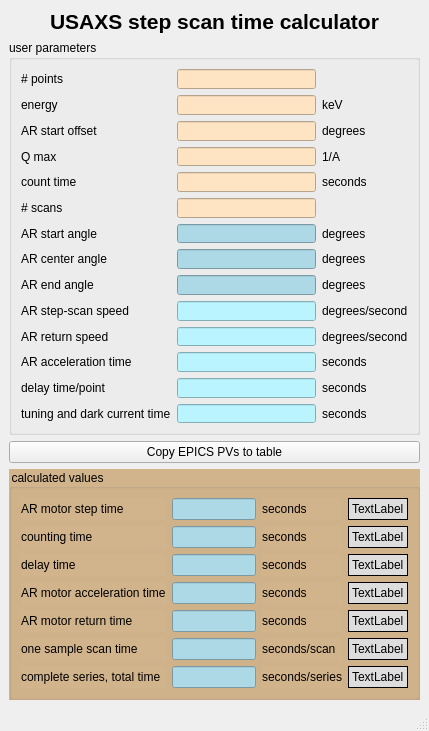
<?xml version="1.0" encoding="UTF-8"?>
<ui version="4.0">
 <class>mainWindow</class>
 <widget class="QMainWindow" name="mainWindow">
  <property name="geometry">
   <rect>
    <x>0</x>
    <y>0</y>
    <width>429</width>
    <height>731</height>
   </rect>
  </property>
  <property name="sizePolicy">
   <sizepolicy hsizetype="Fixed" vsizetype="Fixed">
    <horstretch>0</horstretch>
    <verstretch>0</verstretch>
   </sizepolicy>
  </property>
  <property name="minimumSize">
   <size>
    <width>429</width>
    <height>731</height>
   </size>
  </property>
  <property name="maximumSize">
   <size>
    <width>429</width>
    <height>731</height>
   </size>
  </property>
  <property name="windowTitle">
   <string>MainWindow</string>
  </property>
  <widget class="QWidget" name="centralwidget">
   <layout class="QGridLayout" name="gridLayout">
    <item row="0" column="0">
     <layout class="QVBoxLayout" name="verticalLayout">
      <item>
       <widget class="QLabel" name="title">
        <property name="font">
         <font>
          <pointsize>16</pointsize>
          <weight>75</weight>
          <bold>true</bold>
         </font>
        </property>
        <property name="autoFillBackground">
         <bool>true</bool>
        </property>
        <property name="text">
         <string>USAXS step scan time calculator</string>
        </property>
        <property name="scaledContents">
         <bool>true</bool>
        </property>
        <property name="alignment">
         <set>Qt::AlignCenter</set>
        </property>
       </widget>
      </item>
      <item>
       <widget class="QGroupBox" name="groupBox_1">
        <property name="title">
         <string>user parameters</string>
        </property>
        <layout class="QGridLayout" name="gridLayout_1">
         <item row="7" column="0">
          <widget class="QLabel" name="label_8">
           <property name="text">
            <string>AR center angle</string>
           </property>
          </widget>
         </item>
         <item row="1" column="3">
          <widget class="QLabel" name="energy_units">
           <property name="text">
            <string>keV</string>
           </property>
          </widget>
         </item>
         <item row="1" column="2">
          <widget class="QLineEdit" name="energy">
           <property name="styleSheet">
            <string notr="true">background-color: bisque;</string>
           </property>
          </widget>
         </item>
         <item row="8" column="0">
          <widget class="QLabel" name="label_9">
           <property name="text">
            <string>AR end angle</string>
           </property>
          </widget>
         </item>
         <item row="3" column="2">
          <widget class="QLineEdit" name="qmax">
           <property name="styleSheet">
            <string notr="true">background-color: bisque;</string>
           </property>
          </widget>
         </item>
         <item row="0" column="0">
          <widget class="QLabel" name="label">
           <property name="text">
            <string># points</string>
           </property>
          </widget>
         </item>
         <item row="1" column="0">
          <widget class="QLabel" name="label_2">
           <property name="text">
            <string>energy</string>
           </property>
          </widget>
         </item>
         <item row="2" column="0">
          <widget class="QLabel" name="label_3">
           <property name="text">
            <string>AR start offset</string>
           </property>
          </widget>
         </item>
         <item row="3" column="0">
          <widget class="QLabel" name="label_4">
           <property name="text">
            <string>Q max</string>
           </property>
          </widget>
         </item>
         <item row="4" column="0">
          <widget class="QLabel" name="label_5">
           <property name="text">
            <string>count time</string>
           </property>
          </widget>
         </item>
         <item row="5" column="0">
          <widget class="QLabel" name="label_6">
           <property name="text">
            <string># scans</string>
           </property>
          </widget>
         </item>
         <item row="6" column="0">
          <widget class="QLabel" name="label_7">
           <property name="text">
            <string>AR start angle</string>
           </property>
          </widget>
         </item>
         <item row="0" column="2">
          <widget class="QLineEdit" name="num_points">
           <property name="styleSheet">
            <string notr="true">background-color: bisque;</string>
           </property>
          </widget>
         </item>
         <item row="4" column="2">
          <widget class="QLineEdit" name="count_time">
           <property name="styleSheet">
            <string notr="true">background-color: bisque;</string>
           </property>
          </widget>
         </item>
         <item row="2" column="2">
          <widget class="QLineEdit" name="ar_start_offset">
           <property name="styleSheet">
            <string notr="true">background-color: bisque;</string>
           </property>
          </widget>
         </item>
         <item row="10" column="0">
          <widget class="QLabel" name="label_18">
           <property name="text">
            <string>AR return speed</string>
           </property>
          </widget>
         </item>
         <item row="5" column="2">
          <widget class="QLineEdit" name="num_scans">
           <property name="styleSheet">
            <string notr="true">background-color: bisque;</string>
           </property>
          </widget>
         </item>
         <item row="6" column="2">
          <widget class="QLineEdit" name="ar_start">
           <property name="styleSheet">
            <string notr="true">background-color: lightblue;</string>
           </property>
          </widget>
         </item>
         <item row="7" column="2">
          <widget class="QLineEdit" name="ar_center">
           <property name="styleSheet">
            <string notr="true">background-color: lightblue;</string>
           </property>
          </widget>
         </item>
         <item row="8" column="2">
          <widget class="QLineEdit" name="ar_end">
           <property name="styleSheet">
            <string notr="true">background-color: lightblue;</string>
           </property>
          </widget>
         </item>
         <item row="2" column="3">
          <widget class="QLabel" name="ar_start_offset_units">
           <property name="text">
            <string>degrees</string>
           </property>
          </widget>
         </item>
         <item row="6" column="3">
          <widget class="QLabel" name="ar_start_units">
           <property name="text">
            <string>degrees</string>
           </property>
          </widget>
         </item>
         <item row="7" column="3">
          <widget class="QLabel" name="ar_center_units">
           <property name="text">
            <string>degrees</string>
           </property>
          </widget>
         </item>
         <item row="8" column="3">
          <widget class="QLabel" name="ar_end_units">
           <property name="text">
            <string>degrees</string>
           </property>
          </widget>
         </item>
         <item row="3" column="3">
          <widget class="QLabel" name="qmax_units">
           <property name="text">
            <string>1/A</string>
           </property>
          </widget>
         </item>
         <item row="4" column="3">
          <widget class="QLabel" name="count_time_units">
           <property name="text">
            <string>seconds</string>
           </property>
          </widget>
         </item>
         <item row="12" column="0">
          <widget class="QLabel" name="label_20">
           <property name="text">
            <string>delay time/point</string>
           </property>
          </widget>
         </item>
         <item row="11" column="0">
          <widget class="QLabel" name="label_19">
           <property name="text">
            <string>AR acceleration time</string>
           </property>
          </widget>
         </item>
         <item row="9" column="0">
          <widget class="QLabel" name="label_17">
           <property name="text">
            <string>AR step-scan speed</string>
           </property>
          </widget>
         </item>
         <item row="13" column="0">
          <widget class="QLabel" name="label_21">
           <property name="text">
            <string>tuning and dark current time</string>
           </property>
          </widget>
         </item>
         <item row="9" column="3">
          <widget class="QLabel" name="ar_step_speed_units">
           <property name="text">
            <string>degrees/second</string>
           </property>
          </widget>
         </item>
         <item row="10" column="3">
          <widget class="QLabel" name="ar_return_speed_units">
           <property name="text">
            <string>degrees/second</string>
           </property>
          </widget>
         </item>
         <item row="11" column="3">
          <widget class="QLabel" name="ar_accel_time_units">
           <property name="text">
            <string>seconds</string>
           </property>
          </widget>
         </item>
         <item row="12" column="3">
          <widget class="QLabel" name="delay_time_2">
           <property name="text">
            <string>seconds</string>
           </property>
          </widget>
         </item>
         <item row="13" column="3">
          <widget class="QLabel" name="tuning_time_units">
           <property name="text">
            <string>seconds</string>
           </property>
          </widget>
         </item>
         <item row="9" column="2">
          <widget class="QLineEdit" name="ar_step_speed">
           <property name="styleSheet">
            <string notr="true">background-color: rgb(185, 244, 255);</string>
           </property>
          </widget>
         </item>
         <item row="10" column="2">
          <widget class="QLineEdit" name="ar_return_speed">
           <property name="styleSheet">
            <string notr="true">background-color: rgb(185, 244, 255);</string>
           </property>
          </widget>
         </item>
         <item row="11" column="2">
          <widget class="QLineEdit" name="ar_accel_time">
           <property name="styleSheet">
            <string notr="true">background-color: rgb(185, 244, 255);</string>
           </property>
          </widget>
         </item>
         <item row="12" column="2">
          <widget class="QLineEdit" name="delay_time">
           <property name="styleSheet">
            <string notr="true">background-color: rgb(185, 244, 255);</string>
           </property>
          </widget>
         </item>
         <item row="13" column="2">
          <widget class="QLineEdit" name="tuning_time">
           <property name="styleSheet">
            <string notr="true">background-color: rgb(185, 244, 255);</string>
           </property>
          </widget>
         </item>
        </layout>
       </widget>
      </item>
     </layout>
    </item>
    <item row="1" column="0">
     <widget class="QPushButton" name="pushButton">
      <property name="text">
       <string>Copy EPICS PVs to table</string>
      </property>
     </widget>
    </item>
    <item row="2" column="0">
     <widget class="QGroupBox" name="groupBox_2">
      <property name="styleSheet">
       <string notr="true">background-color: tan</string>
      </property>
      <property name="title">
       <string>calculated values</string>
      </property>
      <layout class="QGridLayout" name="gridLayout_2">
       <item row="2" column="0">
        <widget class="QLabel" name="label_31">
         <property name="text">
          <string>delay time</string>
         </property>
        </widget>
       </item>
       <item row="0" column="0">
        <widget class="QLabel" name="label_27">
         <property name="text">
          <string>AR motor step time</string>
         </property>
        </widget>
       </item>
       <item row="0" column="3">
        <widget class="QLabel" name="c_ar_step_time_percent">
         <property name="styleSheet">
          <string notr="true">background-color: #ddd;</string>
         </property>
         <property name="frameShape">
          <enum>QFrame::Box</enum>
         </property>
         <property name="text">
          <string>TextLabel</string>
         </property>
        </widget>
       </item>
       <item row="0" column="2">
        <widget class="QLabel" name="c_ar_step_time_units">
         <property name="text">
          <string>seconds</string>
         </property>
        </widget>
       </item>
       <item row="0" column="1">
        <widget class="QLineEdit" name="c_ar_step_time">
         <property name="styleSheet">
          <string notr="true">background-color: lightblue;</string>
         </property>
        </widget>
       </item>
       <item row="5" column="0">
        <widget class="QLabel" name="label_34">
         <property name="text">
          <string>one sample scan time</string>
         </property>
        </widget>
       </item>
       <item row="4" column="0">
        <widget class="QLabel" name="label_33">
         <property name="text">
          <string>AR motor return time</string>
         </property>
        </widget>
       </item>
       <item row="3" column="0">
        <widget class="QLabel" name="label_32">
         <property name="text">
          <string>AR motor acceleration time</string>
         </property>
        </widget>
       </item>
       <item row="1" column="0">
        <widget class="QLabel" name="label_30">
         <property name="text">
          <string>counting time</string>
         </property>
        </widget>
       </item>
       <item row="6" column="0">
        <widget class="QLabel" name="label_35">
         <property name="text">
          <string>complete series, total time</string>
         </property>
        </widget>
       </item>
       <item row="1" column="2">
        <widget class="QLabel" name="c_count_time_units">
         <property name="text">
          <string>seconds</string>
         </property>
        </widget>
       </item>
       <item row="2" column="2">
        <widget class="QLabel" name="c_delay_time_units">
         <property name="text">
          <string>seconds</string>
         </property>
        </widget>
       </item>
       <item row="3" column="2">
        <widget class="QLabel" name="c_ar_accel_time_units">
         <property name="text">
          <string>seconds</string>
         </property>
        </widget>
       </item>
       <item row="4" column="2">
        <widget class="QLabel" name="c_ar_return_time_units">
         <property name="text">
          <string>seconds</string>
         </property>
        </widget>
       </item>
       <item row="5" column="2">
        <widget class="QLabel" name="c_scan_time_units">
         <property name="text">
          <string>seconds/scan</string>
         </property>
        </widget>
       </item>
       <item row="6" column="2">
        <widget class="QLabel" name="c_series_time_units">
         <property name="text">
          <string>seconds/series</string>
         </property>
        </widget>
       </item>
       <item row="1" column="3">
        <widget class="QLabel" name="c_count_time_percent">
         <property name="styleSheet">
          <string notr="true">background-color: #ddd;</string>
         </property>
         <property name="frameShape">
          <enum>QFrame::Box</enum>
         </property>
         <property name="text">
          <string>TextLabel</string>
         </property>
        </widget>
       </item>
       <item row="2" column="3">
        <widget class="QLabel" name="c_delay_time_percent">
         <property name="styleSheet">
          <string notr="true">background-color: #ddd;</string>
         </property>
         <property name="frameShape">
          <enum>QFrame::Box</enum>
         </property>
         <property name="text">
          <string>TextLabel</string>
         </property>
        </widget>
       </item>
       <item row="3" column="3">
        <widget class="QLabel" name="c_ar_accel_time_percent">
         <property name="styleSheet">
          <string notr="true">background-color: #ddd;</string>
         </property>
         <property name="frameShape">
          <enum>QFrame::Box</enum>
         </property>
         <property name="text">
          <string>TextLabel</string>
         </property>
        </widget>
       </item>
       <item row="4" column="3">
        <widget class="QLabel" name="c_ar_return_time_percent">
         <property name="styleSheet">
          <string notr="true">background-color: #ddd;</string>
         </property>
         <property name="frameShape">
          <enum>QFrame::Box</enum>
         </property>
         <property name="text">
          <string>TextLabel</string>
         </property>
        </widget>
       </item>
       <item row="5" column="3">
        <widget class="QLabel" name="c_scan_time_hms">
         <property name="styleSheet">
          <string notr="true">background-color: #ddd;</string>
         </property>
         <property name="frameShape">
          <enum>QFrame::Box</enum>
         </property>
         <property name="text">
          <string>TextLabel</string>
         </property>
        </widget>
       </item>
       <item row="6" column="3">
        <widget class="QLabel" name="c_series_time_hms">
         <property name="styleSheet">
          <string notr="true">background-color: #ddd;</string>
         </property>
         <property name="frameShape">
          <enum>QFrame::Box</enum>
         </property>
         <property name="text">
          <string>TextLabel</string>
         </property>
        </widget>
       </item>
       <item row="1" column="1">
        <widget class="QLineEdit" name="c_count_time">
         <property name="styleSheet">
          <string notr="true">background-color: lightblue;</string>
         </property>
        </widget>
       </item>
       <item row="2" column="1">
        <widget class="QLineEdit" name="c_delay_time">
         <property name="styleSheet">
          <string notr="true">background-color: lightblue;</string>
         </property>
        </widget>
       </item>
       <item row="3" column="1">
        <widget class="QLineEdit" name="c_ar_accel_time">
         <property name="styleSheet">
          <string notr="true">background-color: lightblue;</string>
         </property>
        </widget>
       </item>
       <item row="4" column="1">
        <widget class="QLineEdit" name="c_ar_return_time">
         <property name="styleSheet">
          <string notr="true">background-color: lightblue;</string>
         </property>
        </widget>
       </item>
       <item row="5" column="1">
        <widget class="QLineEdit" name="c_scan_time">
         <property name="styleSheet">
          <string notr="true">background-color: lightblue;</string>
         </property>
        </widget>
       </item>
       <item row="6" column="1">
        <widget class="QLineEdit" name="c_series_time">
         <property name="styleSheet">
          <string notr="true">background-color: lightblue;</string>
         </property>
        </widget>
       </item>
      </layout>
     </widget>
    </item>
   </layout>
  </widget>
  <widget class="QMenuBar" name="menubar">
   <property name="geometry">
    <rect>
     <x>0</x>
     <y>0</y>
     <width>429</width>
     <height>21</height>
    </rect>
   </property>
  </widget>
  <widget class="QStatusBar" name="statusbar"/>
 </widget>
 <resources/>
 <connections/>
</ui>
